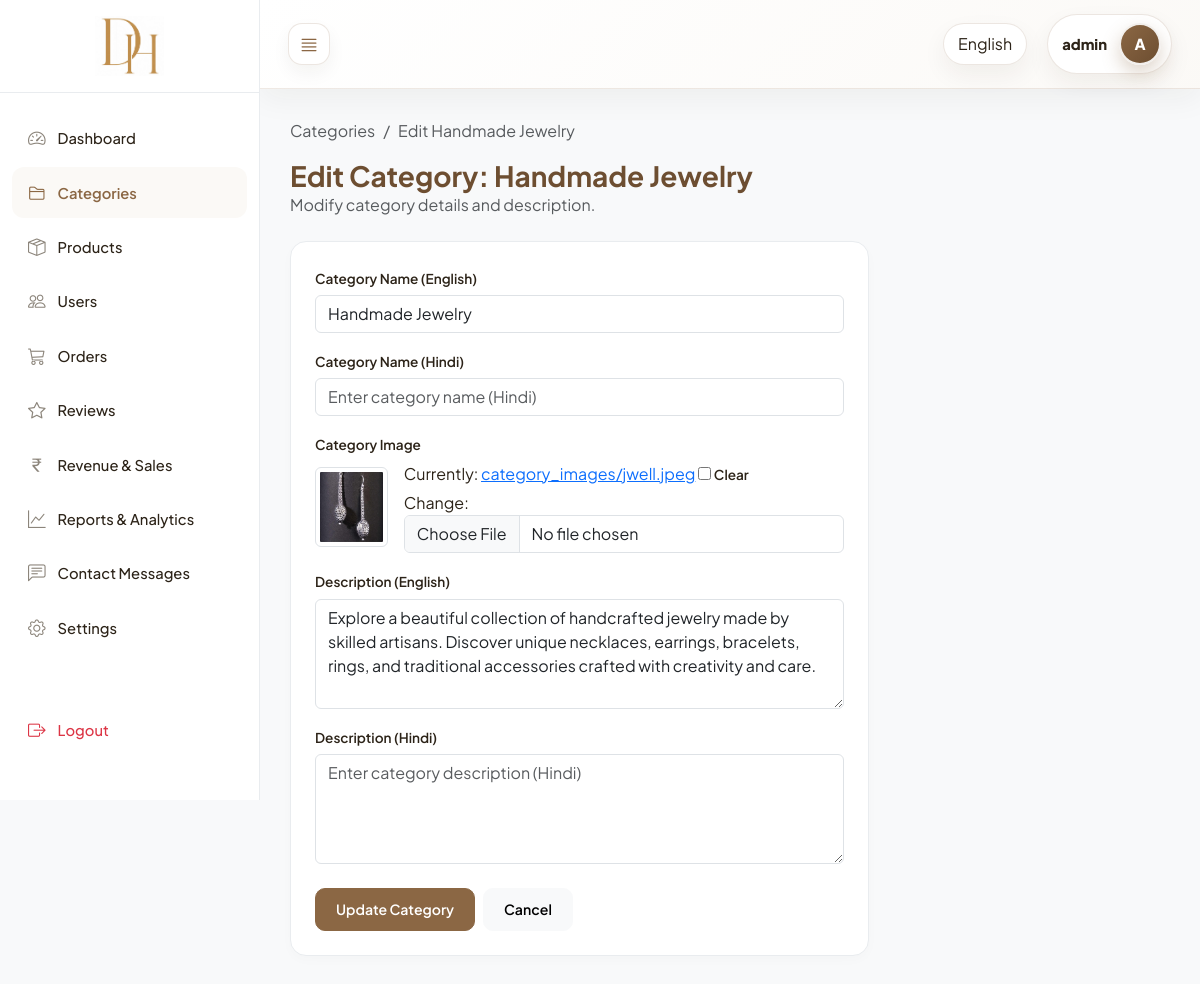
Screenshot of /custom-admin/categories/1/edit/ (signed in) with the database file from the repository.
### core/models.py (models this page shows, shortened)
class Category(models.Model):
    name_en = models.CharField(max_length=100)
    name_hi = models.CharField(max_length=100, blank=True, default="")
    image = models.ImageField(upload_to="category_images/", blank=True, null=True)
    description_en = models.TextField()
    description_hi = models.TextField(blank=True, default="")
    created_at = models.DateTimeField(auto_now_add=True)
    class Meta:
        ordering = ["name_en"]
        verbose_name = "Category"
        verbose_name_plural = "Categories"
    @property
    def name(self):
        from django.utils.translation import get_language
        if get_language() == "hi":
            return self.name_hi or self.name_en
        return self.name_en or self.name_hi

### core/views_admin.py (the view)
# urls.py: path("custom-admin/categories/<int:pk>/edit/", views_admin.admin_category_edit, name="admin_category_edit"),
@custom_admin_required
def admin_category_edit(request, pk):
    category = get_object_or_404(Category, pk=pk)
    if request.method == "POST":
        form = CategoryForm(request.POST, request.FILES, instance=category)
        if form.is_valid():
            form.save()
            messages.success(request, _("Category updated successfully."))
            return redirect("core:admin_category_list")
        messages.error(request, _("Please correct the errors below."))
    else:
        form = CategoryForm(instance=category)
    return render(request, "admin_panel/categories/edit.html", {"form": form, "category": category})

### core/context_processors.py (called while the page is built)
def cart_count(request):
    registration_id = request.session.get("registration_id")
    if not registration_id:
        return {"cart_count": 0}
    quantities = Cart.objects.filter(user_id=registration_id).values_list(
        "quantity", flat=True
    )
    return {"cart_count": sum(quantities)}

def currency_context(request):
    currency = get_user_currency(request)
    return {
        "currency_code": currency["code"],
        "currency_symbol": currency["symbol"],
        "currency_rate": currency["rate"],
    }

### core/currency_utils.py (called while the page is built, shortened)
def get_currency_from_phone(mobile):
    if not mobile:
        return {"code": "INR", "symbol": "₹", "rate": 1.0}
    mobile = mobile.strip()
    if mobile.startswith("+91"):
        return {"code": "INR", "symbol": "₹", "rate": 1.0}
    elif mobile.startswith("+44"):
        return {"code": "GBP", "symbol": "£", "rate": 0.0094}
    elif mobile.startswith("+971"):
        return {"code": "AED", "symbol": "د.إ", "rate": 0.044}
    elif mobile.startswith("+61"):
        return {"code": "AUD", "symbol": "A$", "rate": 0.018}
    elif mobile.startswith("+64"):
        return {"code": "NZD", "symbol": "NZ$", "rate": 0.020}
    return {"code": "INR", "symbol": "₹", "rate": 1.0}

### core/views_admin.py (called while the page is built)
def custom_admin_required(view_func):
    @wraps(view_func)
    def wrapper(request, *args, **kwargs):
        if not request.session.get("is_admin_logged_in"):
            messages.error(request, _("Please login as admin to access this panel."))
            return redirect("core:admin_login")
        return view_func(request, *args, **kwargs)
    return wrapper

### templates/admin_panel/categories/edit.html (shortened to what this page needs)
{% extends "admin_panel/base.html" %}
{% load i18n %}
{% block active_categories %}active{% endblock %}
{% block admin_content %}
<div class="mb-4">
    <nav aria-label="breadcrumb">
        <ol class="breadcrumb">
            <li class="breadcrumb-item"><a href="{% url 'core:admin_category_list' %}" class="text-decoration-none text-muted">{% translate "Categories" %}</a></li>
            <li class="breadcrumb-item active" aria-current="page">{% translate "Edit" %} {{ category.name }}</li>
        </ol>
    </nav>
    <h1 class="h3 mb-0 fw-bold" style="color: var(--admin-primary-dark);">{% blocktrans with category_name=category.name %}Edit Category: {{ category_name }}{% endblocktrans %}</h1>
    <p class="text-muted">{% translate "Modify category details and description." %}</p>
</div>
<div class="row">
    <div class="col-12 col-lg-8">
        <div class="admin-card p-4 bg-white">
            <form method="post" enctype="multipart/form-data">
                <div class="mb-3 admin-form-group">
                    <label for="id_name_en">{{ form.name_en.label }}</label>
                    {{ form.name_en }}
                </div>
                <div class="mb-3 admin-form-group">
                    <label for="id_name_hi">{{ form.name_hi.label }}</label>
                    {{ form.name_hi }}
                </div>
                <div class="mb-3 admin-form-group">
                    <label for="id_image">{{ form.image.label }}</label>
                    <div class="d-flex align-items-center gap-3 mb-2">
                        {% if category.image %}
                            <img src="{{ category.image.url }}" alt="{{ category.name }}" class="img-thumbnail" style="max-height: 80px;">
                        {% endif %}
                        <div class="flex-grow-1">
                            {{ form.image }}
                        </div>
                    </div>
                </div>
                <div class="mb-3 admin-form-group">
                    <label for="id_description_en">{{ form.description_en.label }}</label>
                    {{ form.description_en }}
                </div>
                <div class="mb-4 admin-form-group">
                    <label for="id_description_hi">{{ form.description_hi.label }}</label>
                    {{ form.description_hi }}
                </div>
                <div class="d-flex gap-2">
                    <button type="submit" class="btn btn-admin btn-admin-primary">{% translate "Update Category" %}</button>
                    <a href="{% url 'core:admin_category_list' %}" class="btn btn-light btn-admin">{% translate "Cancel" %}</a>
                </div>
            </form>
        </div>
    </div>
</div>
{% endblock %}

### templates/admin_panel/base.html (style rules this page uses)
:root { --admin-primary: #8b6744; --admin-primary-dark: #6d4e31; --admin-primary-light: #fbf9f6; --admin-text-dark: #2c2318; --admin-text-muted: #8c857b; --admin-bg-light: #f8f9fa; --admin-border: #e9ecef; --admin-sidebar-width: 260px; --admin-sidebar-collapsed-width: 70px; --font-display: 'Plus Jakarta Sans', sans-serif; --font-body: 'Plus Jakarta Sans', sans-serif; }
body { font-family: var(--font-body); background-color: var(--admin-bg-light); color: var(--admin-text-dark); min-height: 100vh; overflow-x: hidden; }
.admin-card { background-color: #ffffff; border: 1px solid var(--admin-border); border-radius: 16px; box-shadow: 0 4px 12px rgba(44, 35, 24, 0.02); transition: all 0.25s ease; }
.admin-form-group label { font-size: 0.85rem; font-weight: 600; color: var(--admin-text-dark); margin-bottom: 6px; }
.btn-admin { border-radius: 10px; padding: 10px 20px; font-weight: 600; font-size: 0.88rem; transition: background-color 0.2s ease, border-color 0.2s ease, color 0.2s ease, box-shadow 0.2s ease; }
.btn, .btn:hover, .btn:focus, .btn:active, .btn.active { opacity: 1; visibility: visible; }
.btn-admin-primary { --bs-btn-color: #ffffff; --bs-btn-bg: var(--admin-primary); --bs-btn-border-color: var(--admin-primary); --bs-btn-hover-color: #ffffff; --bs-btn-hover-bg: var(--admin-primary-dark); --bs-btn-hover-border-color: var(--admin-primary-dark); --bs-btn-focus-shadow-rgb: 139, 103, 68; --bs-btn-active-color: #ffffff; --bs-btn-active-bg: var(--admin-primary-dark); --bs-btn-active-border-color: var(--admin-primary-dark); background-color: var(--admin-primary); color: #ffffff; border: 1px solid var(--admin-primary); }

### rows the page displays
Category: name "Handmade Jewelry", name_en "Handmade Jewelry", image (picture), description_en "Explore a beautiful collection of handcrafted jewelry made by skilled artisans. Discover unique necklaces, earrings, bracelets, rings, and traditional accessories crafted with creativity and care."

### other values shown
{{ request.session.admin_username|default:"Admin" }} "admin"
